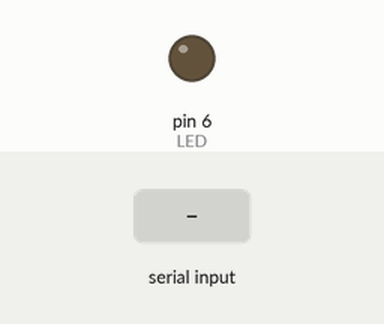
Simulated run of this sketch. Board: Arduino Uno, built with avr-gcc and run on an emulated ATmega328P. Parts: output pins drawn as LEDs (lit = HIGH). Inputs (shaded band) come from the test bench.

Above: at 1.2 s.
1.3 s: "on\n" received over Serial
At 1.7 s:
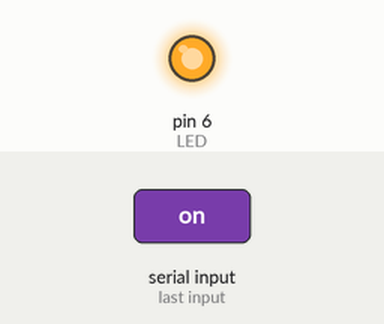
2.8 s: "1\n" received over Serial
At 4.0 s:
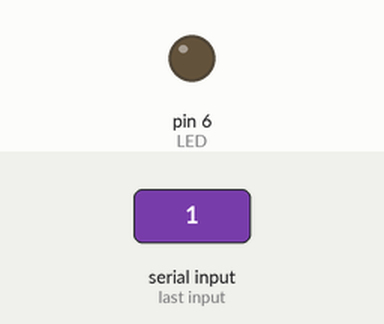
Timing chart, 0 to 5.8 s (numbered marks = the images above; inputs shaded):
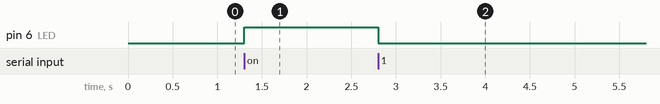

Measured:
- after the input at 1.3 s, pin 6 (LED): LOW → HIGH at once
- after the input at 2.8 s, pin 6 (LED): HIGH → LOW at once

The sketch:

ex10_05_a.ino
```cpp
// 아두이노: 수신된 문자열로 LED 점멸 제어

#define LED 6

void setup( ) {
  pinMode(LED, OUTPUT);
  Serial.begin(9600);
}

void loop() {
  while (Serial.available()) {
    String value = Serial.readStringUntil('\n');
    if (value.equals("on")) {
      digitalWrite(LED, 1);
    } else {
      digitalWrite(LED, 0);
    }
  }
}
```
